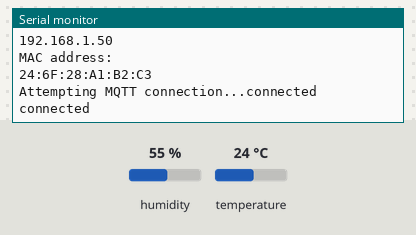
Bench run of a sketch on a simulated ESP8266 (NodeMCU). On the bench: the last lines printed to the serial monitor. The test bench sets the inputs (shaded band); at power-on: humidity 55 %, temperature 24 °C. WiFi joins after 1.5 s; servers stay silent unless stated; random numbers use the default seed unless the sketch sets one; no MQTT or app messages arrive unless stated; web services answer with replies made up by the test bench.

Above: at 2.8 s.
2.9 s: humidity set to 22 %
At 5.0 s:
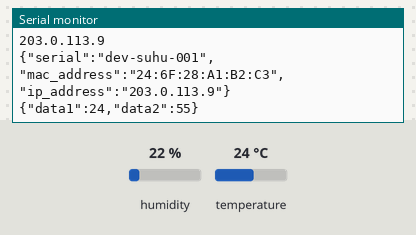
10.2 s: temperature set to 12 °C
At 11.0 s:
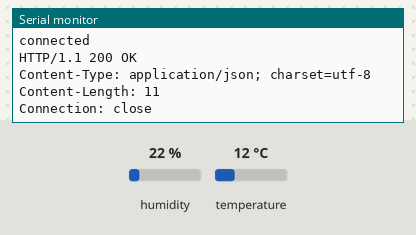
17.5 s: humidity set to 40 %
At 19.3 s:
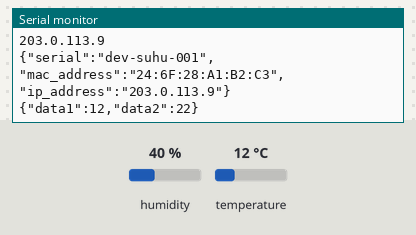
Timing chart, 0 to 20.8 s (numbered marks = the images above; inputs shaded):
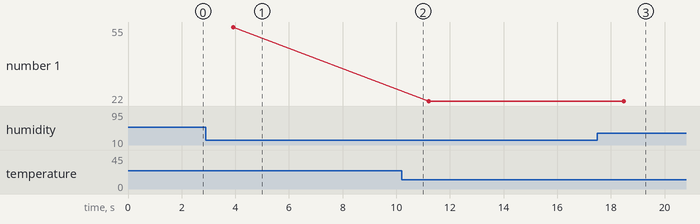

The sketch:

sample_arduino_ESP8266.ino
```cpp
#include <ESP8266WiFi.h>
#include <PubSubClient.h>
#include <ArduinoJson.h>
#include <DHT.h>

#define DHTPIN 2
#define DHTTYPE DHT22

DHT dht(DHTPIN, DHTTYPE);

const char* ssid = ""; //change with your ssid name
const char* password = ""; //change with your ssid password
const char* mqtt_server = "broker.hivemq.com";
const char* mqtt_topic = "greenhouse/dev/suhu/001";
const char* mqtt_username = "";
const char* mqtt_password = "";
const int mqtt_port = 1883;
String deviceSerial = "dev-suhu-001";
String deviceMAC;

float Analog0, Analog1, Analog2, Analog3;

StaticJsonBuffer<800> jsonBufferIdentity;
JsonObject& identity = jsonBufferIdentity.createObject();
StaticJsonBuffer<800> jsonBufferSensing;
JsonObject& sensing = jsonBufferSensing.createObject();

WiFiClient espClient;
PubSubClient client(espClient);

void setup_wifi() {
  delay(100);
  Serial.print("Connecting to ");
  Serial.println(ssid);
  WiFi.begin(ssid, password);
  while (WiFi.status() != WL_CONNECTED) {
    delay(500);
    Serial.print(".");
  }
  randomSeed(micros());
  Serial.println("");
  Serial.println("WiFi connected");
  Serial.println("IP address: ");
  Serial.println(WiFi.localIP());
  Serial.println("MAC address: ");
  Serial.println(WiFi.macAddress());
  deviceMAC = WiFi.macAddress();
}

void reconnect() {
  while (!client.connected()) {
    Serial.print("Attempting MQTT connection...");
    String clientId = "ESP8266_www.kijang.id";
    clientId += String(random(0xffff), HEX);
    //if you MQTT broker has clientID,username and password
    //please change following line to    if (client.connect(clientId.c_str(),mqtt_username,mqtt_password)) {
    //if you MQTT broker has clientID
    //please change following line       if (client.connect(clientId.c_str())) {
    if (client.connect(clientId.c_str())) {
      Serial.println("connected");
      client.subscribe(mqtt_topic);
    } else {
      Serial.print("failed, rc=");
      Serial.print(client.state());
      Serial.println(" try again in 5 seconds");
      delay(6000);
    }
  }
}

void setup() {
  Serial.begin (115200);
  dht.begin();
  setup_wifi();
  client.setServer(mqtt_server, mqtt_port);
}

String getIp() {
  WiFiClient client;
  if (client.connect("api.ipify.org", 80)) {
      Serial.println("connected");
      client.println("GET / HTTP/1.0");
      client.println("Host: api.ipify.org");
      client.println();
  } else {
      Serial.println("Connection to ipify.org failed");
      return String();
  }
  delay(1000);
  String line;
  while(client.available()) {
    line = client.readStringUntil('\n');
    Serial.println(line);
  }
  return line;
}

void loop() {
  if (!client.connected()) {
    reconnect();
  }
  client.loop();

  Analog0 = dht.readTemperature();
  Analog1 = dht.readHumidity();
 // Analog2 = analogRead(A0) + 20;
 // Analog3 = analogRead(A0) + 30;

  identity["serial"] = deviceSerial;
  identity["mac_address"] = deviceMAC;
  identity["ip_address"] = getIp();

  sensing["data1"] = Analog0;
  sensing["data2"] = Analog1;
  //sensing["data3"] = Analog2;
  //sensing["data4"] = Analog3;

  char JSONidentityBuffer[1000];
  identity.printTo(JSONidentityBuffer, sizeof(JSONidentityBuffer));

  char JSONsensingBuffer[1000];
  sensing.printTo(JSONsensingBuffer, sizeof(JSONsensingBuffer));

  if (Analog0 > 25) {
    client.publish("greenhouse/dev/sonoff/001", "1");
  }else {
    client.publish("greenhouse/dev/sonoff/001", "0");
  }

  Serial.println(JSONidentityBuffer);
  Serial.println(JSONsensingBuffer);

  delay(5000);
  client.publish(mqtt_topic, JSONidentityBuffer);
  client.publish(mqtt_topic, JSONsensingBuffer);
}
```

Measured:
- plotted number 1: 22 → 40 after the input at 17.5 s
